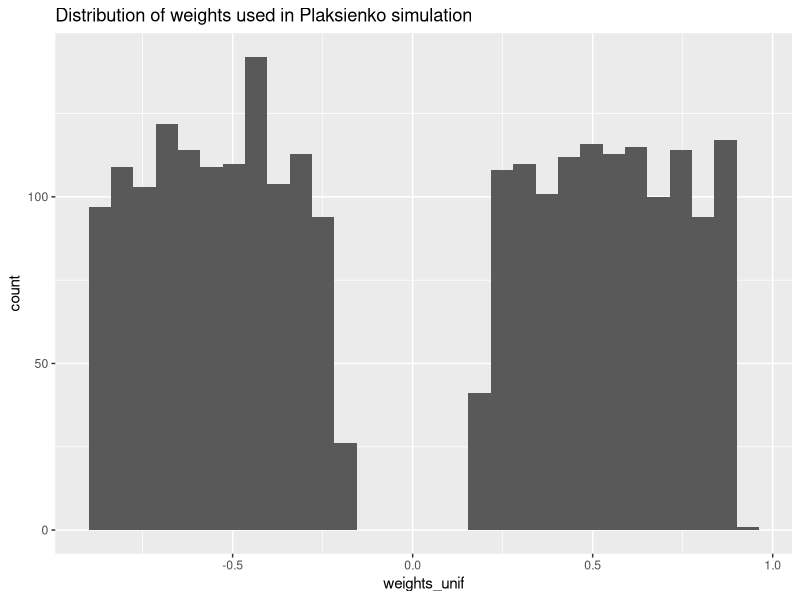
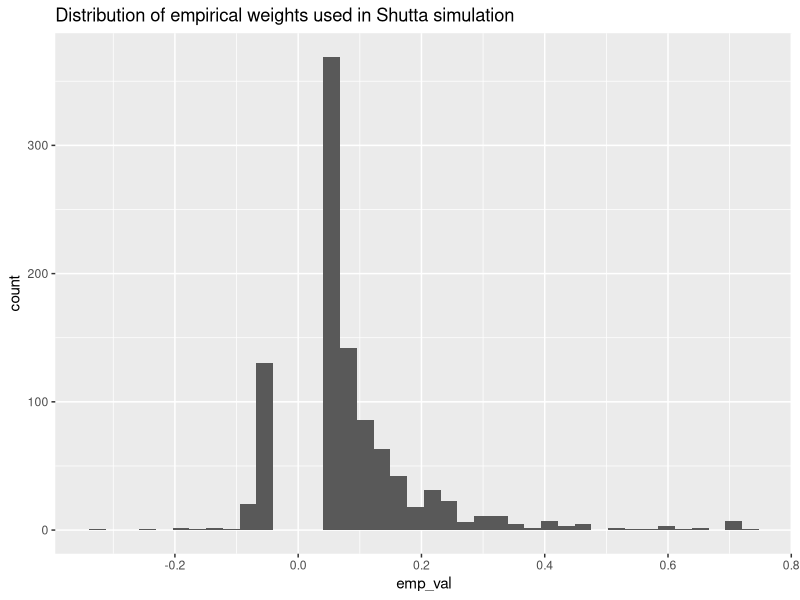

The R source for these figures, in order:
## ---- chunk 1
knitr::opts_chunk$set(echo = TRUE)

library(igraph)
library(tidyverse)
## ---- chunk 2
p = 500
g1 = sample_pa(p, power = 1, m = 5, directed = FALSE)
## ---- chunk 3
G <- as.matrix(as_adjacency_matrix(g1))
size <- sum(G) / 2
a <- 0.2
b <-  0.9
samp_right <- runif(ceiling(size / 2), min = a, max = b)
samp_left <- runif(ceiling(size / 2), min = -b, max = -a)
weights_unif <- sample(c(samp_left, samp_right), size)

ggplot(data.frame(weights_unif = weights_unif), aes(x = weights_unif)) +
  geom_histogram() +
  labs(title = "Distribution of weights used in Plaksienko simulation")
## ---- chunk 4
# load empirical distribution of weights from metabolomics
realDataHist = read.csv("mxDist.csv")
## ---- chunk 5

weights = sample(realDataHist$mids, replace=T,size=length(E(g1)), prob=realDataHist$density)  

summary(weights)
summary(realDataHist)

lower <- quantile(weights, .25)
upper <- quantile(weights, .75)


new_realdat <- realDataHist %>%
  filter(abs(mids) > upper) 

min_weight <- min(new_realdat$density[new_realdat$density > 0])

new_realdat <- new_realdat %>%
  mutate(new_dens = ifelse(density ==0, min_weight, density))

new_weights = sample(new_realdat$mids, replace = T, size = 1000, prob = new_realdat$new_dens)

dens_weight <- 100/sum(new_realdat$new_dens)

new_weights_adj = sample(new_realdat$mids, replace = T, size = 1000, prob = new_realdat$new_dens_adj)

new_realdat <- new_realdat %>%
  mutate(new_dens_adj = new_dens*(100/sum(new_realdat$new_dens)))


ggplot(data.frame(emp_val = new_weights), aes(x = emp_val)) +
  geom_histogram(bins = 40) +
  labs(title = "Distribution of empirical weights used in Shutta simulation")

# ggplot(realDataHist, aes(x = mids, y = density)) +
#   geom_bar(stat = "identity")
